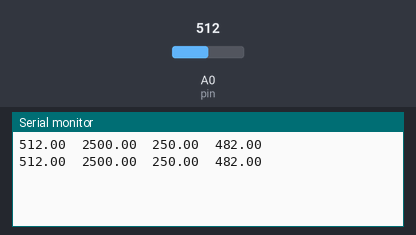
A sketch run on a simulated Arduino Uno, built with avr-gcc and run on an emulated ATmega328P. Shown: the last lines printed to the serial monitor. The inputs (shaded band) are chosen by the test bench; at power-on: A0 (pin) = 512.

Above: at 2.8 s.
2.9 s: A0 (pin) set to 716
At 5.2 s:
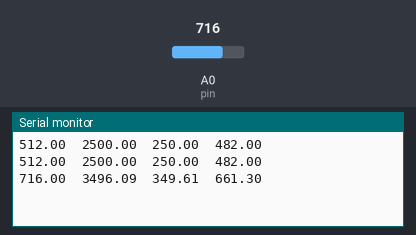
5.6 s: A0 (pin) set to 900
At 6.9 s:
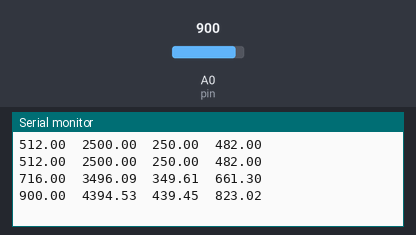
Timing chart, 0 to 8.6 s (numbered marks = the images above; inputs shaded):
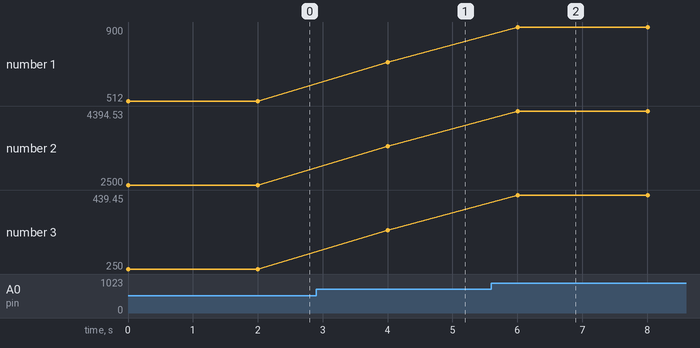

Measured:
- after the input at 2.9 s, the serial monitor: prints a new line after 1.1 s (image 1)
- after the input at 5.6 s, the serial monitor: prints a new line after 0.41 s (image 2)
- plotted number 1: 512 → 716 after the input at 2.9 s, 716 → 900 after the input at 5.6 s
- plotted number 2: 2500 → 3496.09 after the input at 2.9 s, 3496.09 → 4394.53 after the input at 5.6 s
- plotted number 3: 250 → 349.61 after the input at 2.9 s, 349.61 → 439.45 after the input at 5.6 s

The sketch:

tempreture_sensor.ino
```cpp
int pin = 0;
float val = 0;
float volts = 0;
float  celsius = 0;
float  fahrenheit = 0;

void setup() {
  Serial.begin(9600);
}

void loop() {
 val = analogRead(pin);
 Serial.print(val);
 Serial.print("\t");

 //volts = (val / 1024.0) * 5000;
 volts = (val * 5000) / 1024.0;
 Serial.print(volts);
 Serial.print("\t");

 celsius = volts / 10;
 Serial.print(celsius);
 Serial.print("\t");

 //Serial.print( (celsius * 9)/ 5 + 32 );
 fahrenheit = (((180 * celsius ) / 100) + 32);
 Serial.println(fahrenheit);

 delay(2000);
}
```
